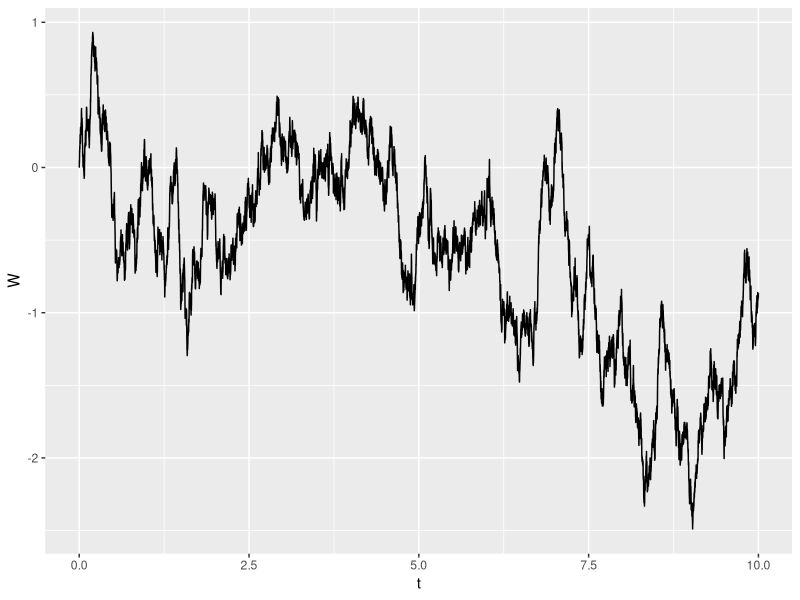
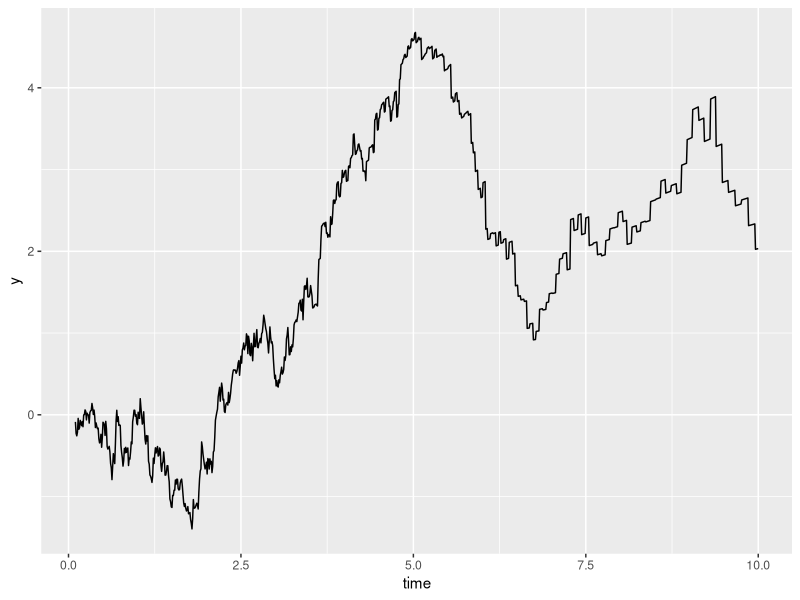
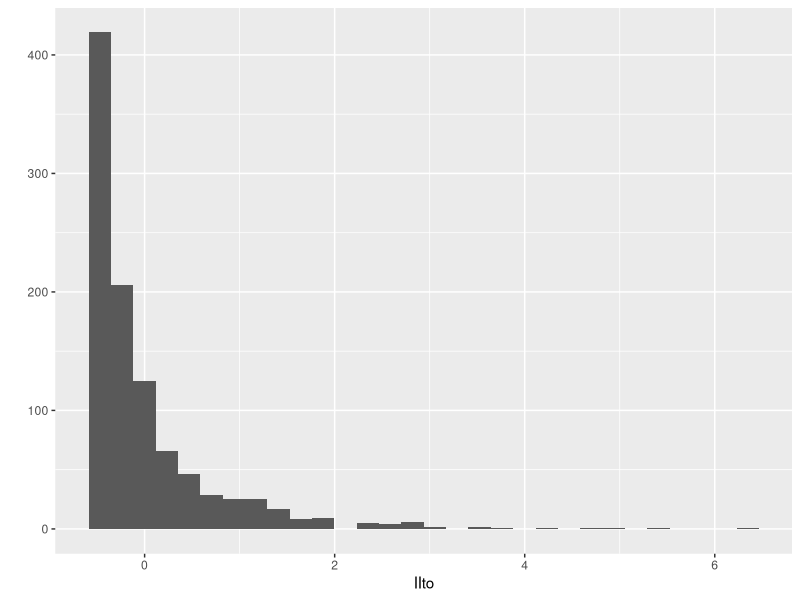
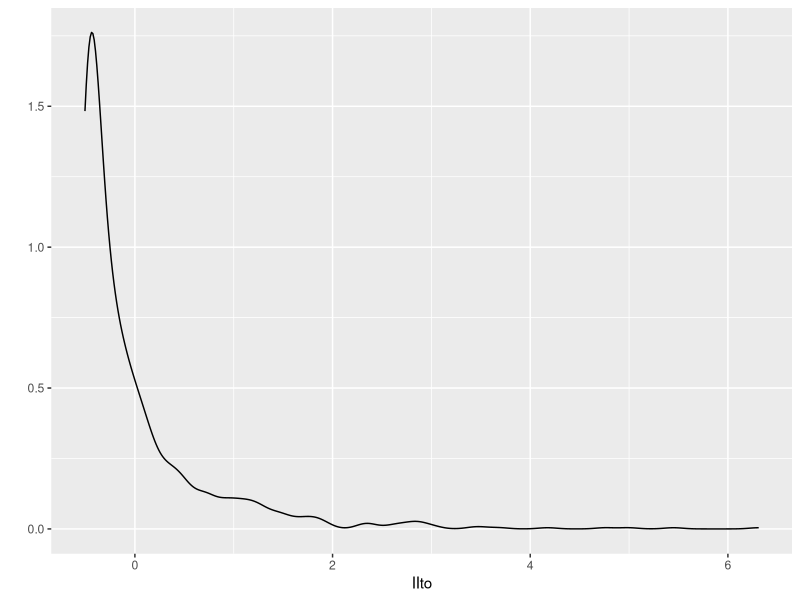

These figures' R source, in order:
require(ggplot2)

step <- 10^(-3) # шаг для броуновского движени
b <- 10 # до какого момента времени мы создаём броуновское движение

# количество точек, в которых считается
# броуновское движение
# здесь обязательно НАДО округлять (!)
nn <- round(b/step+1,0)

deltaW <- rnorm(n=nn,mean=0,sd=sqrt(step))
deltaW[1] <- 0
W <- cumsum(deltaW)
  
t <- seq(from=0,to=b,by=step)

head(t)
head(deltaW)
head(W)


qplot(t,W,geom="line")

Wfun <- function(t) {
  n <- round(t/step,0) + 1
  return(W[n])  
}



time <- seq(from=0.1,to=10,by=0.01)
y <- time*Wfun(1/time)

qplot(time,y,geom="line")



### sem 2

# параметры точности
step <- 10^(-5) # шаг для броуновского движени
n.sim <- 1000 # размер случайной выборки для 
# стохастического интеграла
b <- 1 # правая граница интервала

# количество точек, в которых считается
# броуновское движение
nn <- round(b/step+1,0)

# создаем вектор из n.sim нулей
IIto <- rep(0,n.sim)

for (j in 1:n.sim) {
  deltaW <- rnorm(n=nn,mean=0,sd=sqrt(step))
  deltaW[1] <- 0
  W <- cumsum(deltaW)
  
  # Очень важно для интеграла Ито:
  # Брать приращение правее момента, где оценивается
  # интегрируемое выражение
  # интересующий нас стохастический интеграл
  IIto[j] <- sum(W[-nn]*deltaW[-1])
}

qplot(IIto)
qplot(IIto,geom="density")
mean(IIto)
var(IIto)
sum(IIto>0)/n.sim



